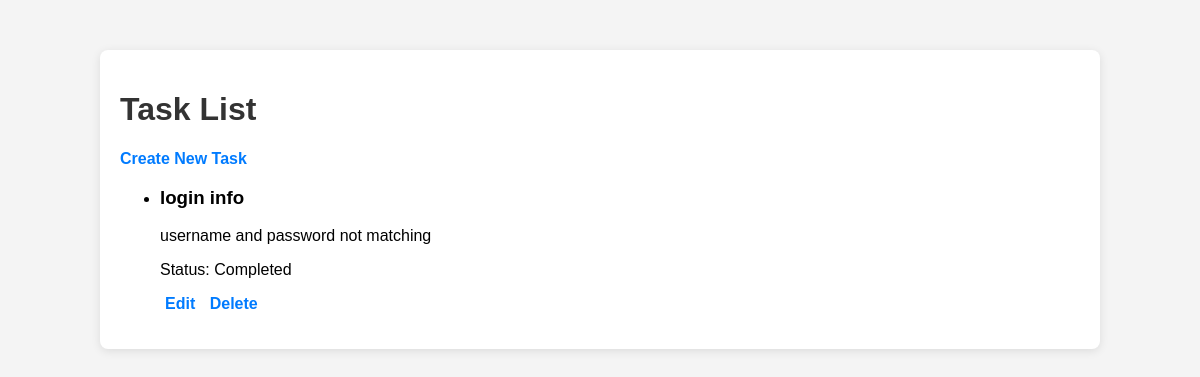
/, run on an earlier commit of the app's database.
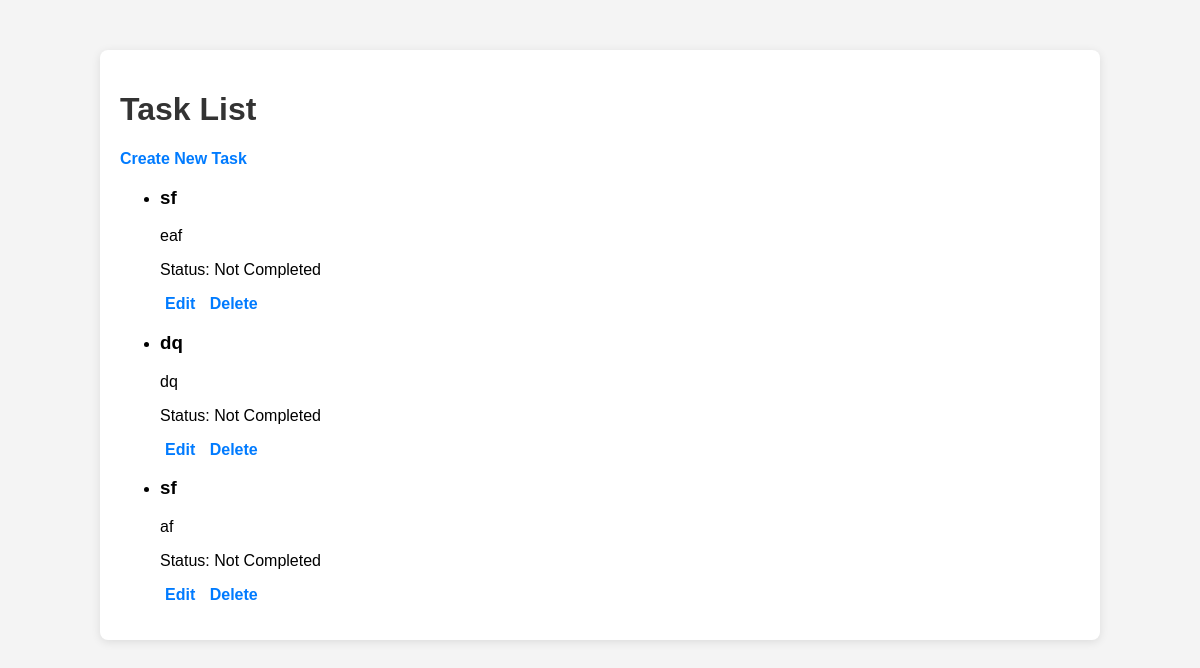
And on a later commit of the database.
### testapp/models.py (models this page shows, shortened)
class Task(models.Model):
    title = models.CharField(max_length=200)
    description = models.TextField()
    completed = models.BooleanField(default=False)

### testapp/views.py (the view)
# urls.py: path('', views.task_list, name='task_list'),
def task_list(request):
    tasks = Task.objects.all()
    return render(request, 'testapp/task_list.html', {'tasks': tasks})

### testapp/templates/testapp/task_list.html (shortened to what this page needs)
{% load static %}
<!DOCTYPE html>
<html lang="en">
<head>
    <link rel="stylesheet" href="{% static 'css/styles.css' %}">
</head>
<body>
    <div class="container">
        <h1>Task List</h1>
        <a href="{% url 'task_create' %}">Create New Task</a>
        <ul>
            {% for task in tasks %}
                <li class="task {% if task.completed %}completed{% endif %}">
                    <h3>{{ task.title }}</h3>
                    <p>{{ task.description }}</p>
                    <p>Status: {% if task.completed %}Completed{% else %}Not Completed{% endif %}</p>
                    <div class="task-actions">
                        <a href="{% url 'task_edit' task.pk %}">Edit</a>
                        <a href="{% url 'task_delete' task.pk %}" class="delete">Delete</a>
                    </div>
                </li>
            {% empty %}
                <p>No tasks available</p>
            {% endfor %}
        </ul>
    </div>
</body>
</html>

What changed in the data, as far as the page shows it:
removed Task: title "login info", description "username and password not matching", completed "Completed"
added Task: title "sf", description "eaf", completed "Not Completed"
added Task: title "dq", description "dq", completed "Not Completed"
added Task: title "sf", description "af", completed "Not Completed"
